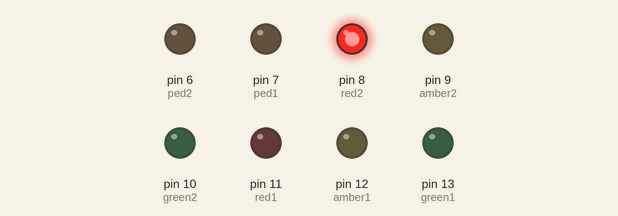
This sketch was run on a simulated Arduino Uno, built with avr-gcc and run on an emulated ATmega328P. Parts: output pins drawn as LEDs (lit = HIGH).

Above: at 0.1 s.
At 1.6 s:
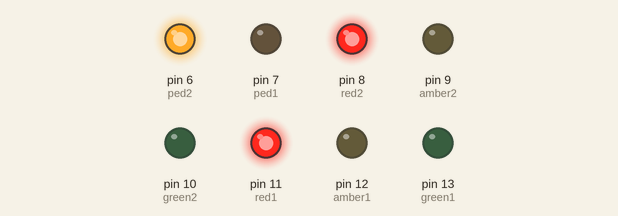
At 6.6 s:
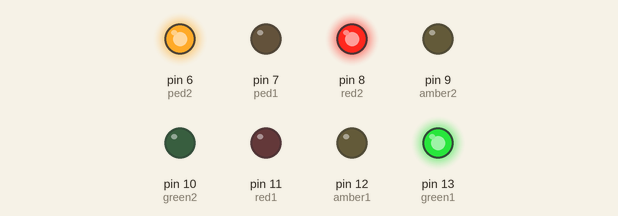
At 14.6 s:
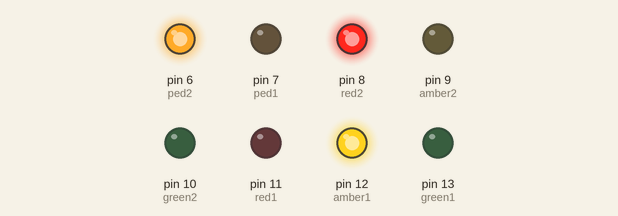
At 19.1 s:
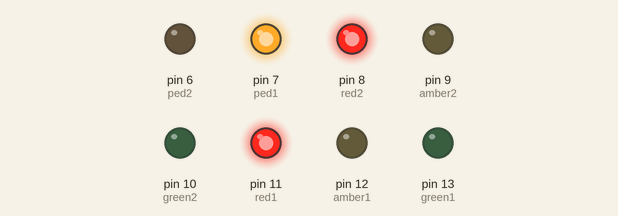
At 38.6 s:
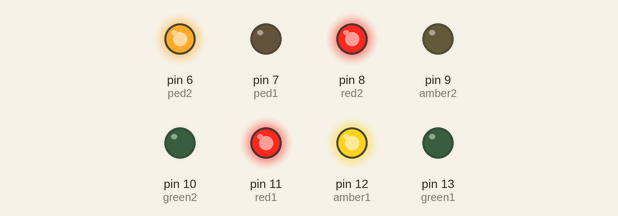
Timing chart, 0 to 40.0 s (numbered marks = the images above):
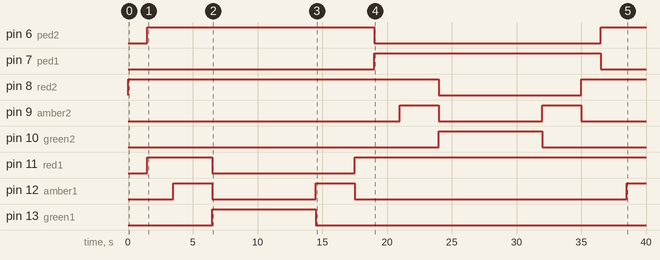

The sketch:

TrafficLight_Junction_with_Switch.ino
```cpp
//Traffic light set1 these are the ports we will be using for the LEDS in set traffic set 1.
  int green1 = 13 ; // port 13.
  int amber1 = 12 ; //port 12.
  int red1 = 11; //port 11.
//Traffic light set2 port numbers.
  int green2 = 10 ; // port 10.
  int amber2 = 9 ; //port 9.
  int red2 = 8 ; //port 8.
//Pedestrain lights
  int ped1 = 7; // port 7
  int ped2 = 6; // port 6
/*As always we have to set up the ports we are using on the arduino. This tells the arduino which
 *ports we are using to comunicate and the type of action we are doing, so in this case output.  */
void setup(){
  pinMode(green1, OUTPUT);
  pinMode(amber1, OUTPUT);
  pinMode(red1, OUTPUT);
  pinMode(green2, OUTPUT);
  pinMode(amber2, OUTPUT);
  pinMode(red2, OUTPUT);
  pinMode(ped1, OUTPUT);
  pinMode(ped2, OUTPUT);
}
/*This functon loop will act as a forever working loop, this means that the code nested in the body
 *will be executed until a condition is met where in this case their isnt. Within the loop function
 *their is a for loop which will help with alternating between the two functions which are
 *TrafficLightSet1 & TrafficLightSet2. All together this will create the junction. */
void loop(){
 int i;
for(i = 1; i <=2; i++){ //Simple for loop statement designed to loop between each function.
if(i == 1){
  digitalWrite(red2, HIGH);//while TrafficLightSet1 is on this sets TrafficLightSet2 red and ped light on.
    delay(1500);
  digitalWrite(ped2, HIGH);
  TrafficLightSet1(green1 , amber1 , red1,ped1);//This calls function TrafficLightSet1 to do the sequence.
}else{ //Once the condition is not met it will switch to TrafficLightSet2 to do the same the 1.
  digitalWrite(red1, HIGH);//while TrafficLightSet2 is on this sets TrafficLightSet1 red and ped light on.
  delay(1500);
  digitalWrite(ped1, HIGH);
  TrafficLightSet2(green2 , amber2 , red2,ped2);
   }
  }
 }
/*TrafficLightSet1 i a function that holds four integer values. each value is set to its own port value.
 *This case Green1,amber1 and red1 are all set to port value 13,12 and 11. This function a combination
 *of a for loop statement and a switch statement. the for loops starts at the values i which is set to 1.
 *The switch uses the value of i to pick the right case. So starting with i=1 the switch will run the case
 *1 which will start the first phase of the traffic light sequence. Each case is designed to represent what
 *each phase would do.*/
int TrafficLightSet1 (int green1, int amber1, int red1, int ped1){//Uses the port values stated at the top.
int i ;
for(i = 1; i <=4; i++){//simple for loops that does four loops, one for each case.
switch(i){//Switch with i set as its parameter.
case 1:
//PHASE ONE - Red light is the only light on for 8 seconds.
      digitalWrite(green1, LOW); //digitalWrite function is used to tell the arduino to do somthing
      digitalWrite(amber1, LOW); // which is in this case is change the LED's to high or to low.
      digitalWrite(ped1, LOW);
      digitalWrite(red1, HIGH);
      delay(2000);
break;//Code is ran until break is read , this will stop case one and go back to the loop for the next.
case 2:
//PHASE TWO - Red and amber are both on for 3 seconds.
      digitalWrite(amber1, HIGH);
      delay(3000);
break;
case 3:
//PHASE THREE - Red and amber turn off and then green turns on for 3 seconds. and blinks when about to change.
      digitalWrite(green1, HIGH);
      digitalWrite(amber1, LOW);
      digitalWrite(red1, LOW);
      delay(8000);
      digitalWrite(green1, LOW);
break;
case 4:
//PHASE FOUR - Green light turns off and amber is turned on for 3 seconds.
      digitalWrite(amber1, HIGH);
      delay(3000);
      digitalWrite(amber1, LOW);
      digitalWrite(red1, HIGH);
break;
      }
   }
}
//Same function as TrafficLightSet1 except it uses different varibles that have different port values.
int TrafficLightSet2 (int green2, int amber2, int red2, int ped2){
int i;
for(i = 1; i <=4; i++){
 switch(i){
 case 1:
//PHASE ONE - Red light is the only light on for 8 seconds.
      digitalWrite(green2, LOW); //digitalWrite function is used to tell the arduino to do somthing
      digitalWrite(amber2, LOW); // which is in this case is change the LED's to high or to low.
      digitalWrite(ped2, LOW);
      digitalWrite(red2, HIGH);
      delay(2000);
break;
case 2:
//PHASE TWO - Red and amber are both on for 3 seconds.
      digitalWrite(amber2, HIGH);
      delay(3000);
break;
case 3:
//PHASE THREE - Red and amber turn off and then green turns on for 3 seconds. and blinks when about to change.
      digitalWrite(green2, HIGH);
      digitalWrite(amber2, LOW);
      digitalWrite(red2, LOW);
      delay(8000);
      digitalWrite(green2, LOW);
break;
case 4:
//PHASE FOUR - Green light turns off and amber is turned on for 3 seconds.
      digitalWrite(amber2, HIGH);
      delay(3000);
      digitalWrite(amber2, LOW);
      digitalWrite(red2, HIGH);
 break;
      }
   }
}
```

Measured:
- by itself, pin 6 (ped2): LOW → HIGH at 1.5 s, → LOW 17.5 s later, → HIGH 17.5 s later
- by itself, pin 7 (ped1): LOW → HIGH at 19.0 s, → LOW 17.5 s later
- by itself, pin 8 (red2): LOW → HIGH at 0.00 s, → LOW 24.0 s later, → HIGH 11.0 s later
- by itself, pin 9 (amber2): LOW → HIGH at 21.0 s, → LOW 3.0 s later, → HIGH 8.0 s later, → LOW 3.0 s later, … (4 changes in this stretch)
- by itself, pin 10 (green2): LOW → HIGH at 24.0 s, → LOW 8.0 s later
- by itself, pin 11 (red1): LOW → HIGH at 1.5 s, → LOW 5.0 s later, → HIGH 11.0 s later
- by itself, pin 12 (amber1): goes HIGH 3.0 s, LOW 8.0 s, HIGH 3.0 s, LOW 21.0 s, then HIGH
- by itself, pin 13 (green1): LOW → HIGH at 6.5 s, → LOW 8.0 s later
